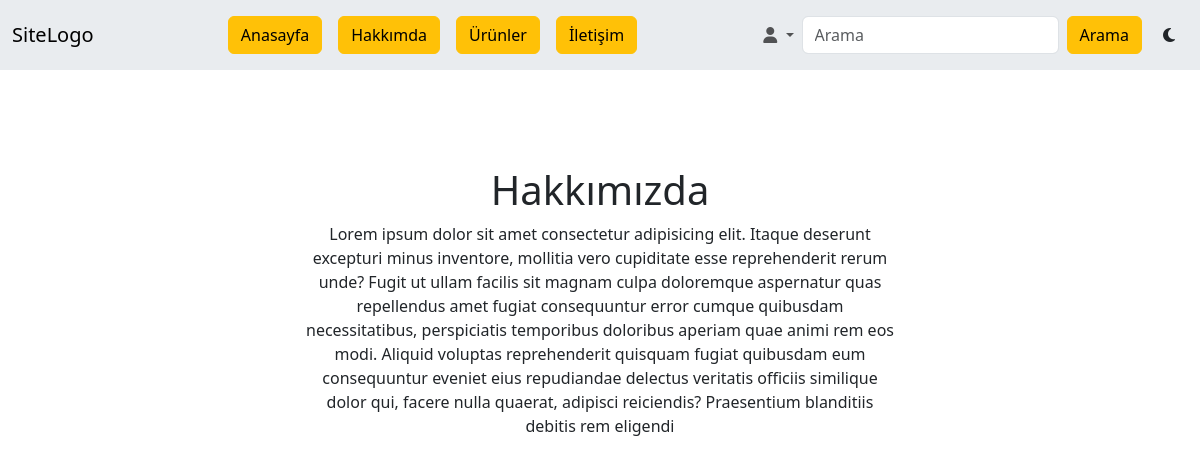
/hakkimizda, run on an earlier commit of the app's database.
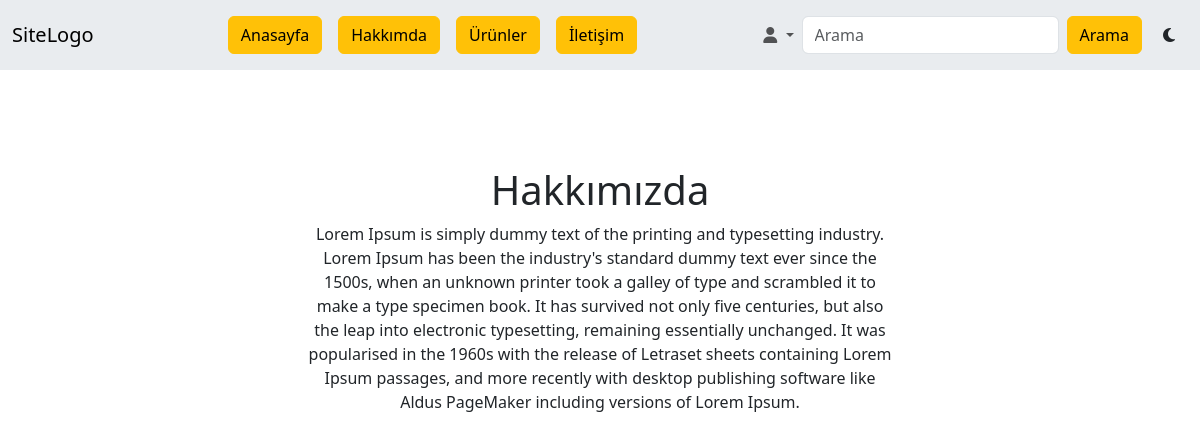
And on a later commit of the database.
### siteApp/models.py (models this page shows, shortened)
class Hakkimizda(models.Model):
    hakkimizdaBaslik = models.CharField(("Başlık"), max_length=50)
    hakkimizdaIcerik = models.TextField(("İçerik"), max_length=600)

### siteApp/views.py (the view)
# urls.py: path('hakkimizda', hakkimizda, name='hakkimda'),
def hakkimizda(request):
    icerik = {}
    db = Hakkimizda.objects.all()
    icerik['hakkimizdaVeri'] = db
    return render(request, "hakkimizda.html", icerik)

### siteApp/templates/hakkimizda.html (shortened to what this page needs)
{% extends "base.html" %}
{% block site-icerik %}
<section id="urunler">
  {% if hakkimizdaVeri %}
  {% for hakkimiz in hakkimizdaVeri %}
  <div class="row justify-content-center mt-5">
    <div class="col-md-6">
      <h1 class="text-center mt-5">{{hakkimiz.hakkimizdaBaslik}}</h1>
      <p class="text-center mt-2">{{hakkimiz.hakkimizdaIcerik}}</p>
    </div>
  </div>
</section>
{% endfor %}
{% endif %}
{% endblock site-icerik %}

What changed in the data, as far as the page shows it:
changed Hakkimizda "Hakkımızda": hakkimizdaIcerik "Lorem ipsum dolor sit amet consectetur adipisicing elit. Itaque deserunt excepturi minus inventore, mollitia vero cupiditate esse reprehenderit rerum unde? Fugit ut ullam facilis sit magnam culpa doloremque aspernatur quas repellendus amet fugiat consequuntur error cumque quibusdam necessitatibus, perspiciatis temporibus doloribus aperiam quae animi rem eos modi. Aliquid voluptas reprehenderit quisquam fugiat quibusdam eum consequuntur eveniet eius repudiandae delectus veritatis officiis similique dolor qui, facere nulla quaerat, adipisci reiciendis? Praesentium blanditiis debitis rem eligendi" → "Lorem Ipsum is simply dummy text of the printing and typesetting industry. Lorem Ipsum has been the industry's standard dummy text ever since the 1500s, when an unknown printer took a galley of type and scrambled it to make a type specimen book. It has survived not only five centuries, but also the leap into electronic typesetting, remaining essentially unchanged. It was popularised in the 1960s with the release of Letraset sheets containing Lorem Ipsum passages, and more recently with desktop publishing software like Aldus PageMaker including versions of Lorem Ipsum."
